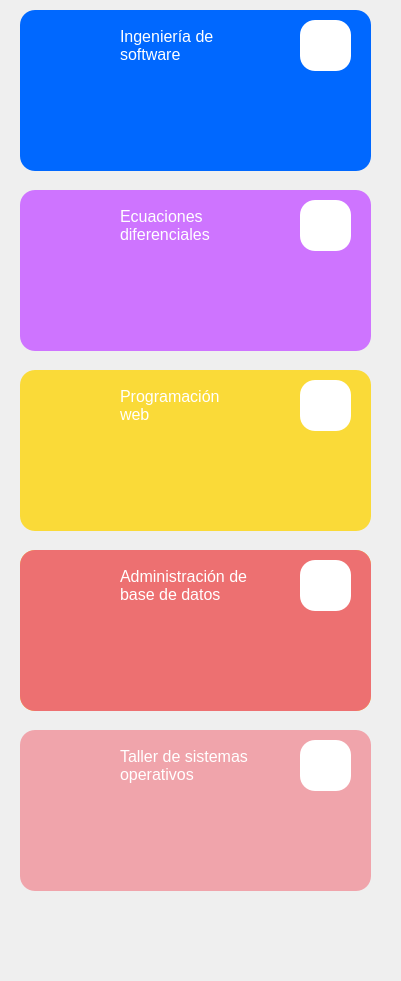
       <widget class="QWidget" name="scrollAreaWidgetContents">
        <property name="geometry">
         <rect>
          <x>0</x>
          <y>0</y>
          <width>401</width>
          <height>981</height>
         </rect>
        </property>
        <widget class="QFrame" name="frameCom">
         <property name="geometry">
          <rect>
           <x>20</x>
           <y>190</y>
           <width>351</width>
           <height>161</height>
          </rect>
         </property>
         <property name="styleSheet">
          <string notr="true"> background-color: #ce74ff;
    border-radius: 15px;</string>
         </property>
         <property name="frameShape">
          <enum>QFrame::StyledPanel</enum>
         </property>
         <property name="frameShadow">
          <enum>QFrame::Raised</enum>
         </property>
         <widget class="QLabel" name="label_6">
          <property name="geometry">
           <rect>
            <x>280</x>
            <y>10</y>
            <width>51</width>
            <height>51</height>
           </rect>
          </property>
          <property name="styleSheet">
           <string notr="true">background-color:white;</string>
          </property>
          <property name="text">
           <string/>
          </property>
         </widget>
         <widget class="QLabel" name="label_3">
          <property name="geometry">
           <rect>
            <x>290</x>
            <y>10</y>
            <width>31</width>
            <height>51</height>
           </rect>
          </property>
          <property name="styleSheet">
           <string notr="true">background-color:transparent;</string>
          </property>
          <property name="text">
           <string/>
          </property>
          <property name="pixmap">
           <pixmap>../Resources/7.png</pixmap>
          </property>
         </widget>
         <widget class="QPushButton" name="pushButton_10">
          <property name="geometry">
           <rect>
            <x>10</x>
            <y>0</y>
            <width>81</width>
            <height>81</height>
           </rect>
          </property>
          <property name="styleSheet">
           <string notr="true">background-color:transparent;</string>
          </property>
          <property name="text">
           <string/>
          </property>
          <property name="icon">
           <iconset>
            <normaloff>../Resources/matematicas.png</normaloff>../Resources/matematicas.png</iconset>
          </property>
          <property name="iconSize">
           <size>
            <width>54</width>
            <height>64</height>
           </size>
          </property>
         </widget>
         <widget class="QLabel" name="label_23">
          <property name="geometry">
           <rect>
            <x>100</x>
            <y>10</y>
            <width>151</width>
            <height>51</height>
           </rect>
          </property>
          <property name="font">
           <font>
            <family>Segoe UI</family>
            <pointsize>12</pointsize>
            <weight>50</weight>
            <bold>false</bold>
           </font>
          </property>
          <property name="styleSheet">
           <string notr="true">color:white;
background-color:transparent;</string>
          </property>
          <property name="text">
           <string>Ecuaciones
diferenciales</string>
          </property>
         </widget>
        </widget>
        <widget class="QFrame" name="frameBoot">
         <property name="geometry">
          <rect>
           <x>20</x>
           <y>370</y>
           <width>351</width>
           <height>161</height>
          </rect>
         </property>
         <property name="styleSheet">
          <string notr="true">background-color: #fada38;
border-radius: 15px;</string>
         </property>
         <property name="frameShape">
          <enum>QFrame::StyledPanel</enum>
         </property>
         <property name="frameShadow">
          <enum>QFrame::Raised</enum>
         </property>
         <widget class="QLabel" name="label_7">
          <property name="geometry">
           <rect>
            <x>280</x>
            <y>10</y>
            <width>51</width>
            <height>51</height>
           </rect>
          </property>
          <property name="styleSheet">
           <string notr="true">background-color:white;</string>
          </property>
          <property name="text">
           <string/>
          </property>
         </widget>
         <widget class="QLabel" name="label_4">
          <property name="geometry">
           <rect>
            <x>290</x>
            <y>10</y>
            <width>31</width>
            <height>51</height>
           </rect>
          </property>
          <property name="styleSheet">
           <string notr="true">background-color:transparent;</string>
          </property>
          <property name="text">
           <string/>
          </property>
          <property name="pixmap">
           <pixmap>../Resources/9.png</pixmap>
          </property>
         </widget>
         <widget class="QPushButton" name="pushButton_11">
          <property name="geometry">
           <rect>
            <x>10</x>
            <y>0</y>
            <width>81</width>
            <height>81</height>
           </rect>
          </property>
          <property name="styleSheet">
           <string notr="true">background-color:transparent;</string>
          </property>
          <property name="text">
           <string/>
          </property>
          <property name="icon">
           <iconset>
            <normaloff>../Resources/programador.png</normaloff>../Resources/programador.png</iconset>
          </property>
          <property name="iconSize">
           <size>
            <width>74</width>
            <height>74</height>
           </size>
          </property>
         </widget>
         <widget class="QLabel" name="label_24">
          <property name="geometry">
           <rect>
            <x>100</x>
            <y>10</y>
            <width>151</width>
            <height>51</height>
           </rect>
          </property>
          <property name="font">
           <font>
            <family>Segoe UI</family>
            <pointsize>12</pointsize>
            <weight>50</weight>
            <bold>false</bold>
           </font>
          </property>
          <property name="styleSheet">
           <string notr="true">color:white;
background-color:transparent;</string>
          </property>
          <property name="text">
           <string>Programación 
web</string>
          </property>
         </widget>
        </widget>
        <widget class="QFrame" name="frameFace">
         <property name="geometry">
          <rect>
           <x>20</x>
           <y>10</y>
           <width>351</width>
           <height>161</height>
          </rect>
         </property>
         <property name="styleSheet">
          <string notr="true">background-color: #0068ff;
border-radius: 15px;</string>
         </property>
         <property name="frameShape">
          <enum>QFrame::StyledPanel</enum>
         </property>
         <property name="frameShadow">
          <enum>QFrame::Raised</enum>
         </property>
         <widget class="QLabel" name="label_5">
          <property name="geometry">
           <rect>
            <x>280</x>
            <y>10</y>
            <width>51</width>
            <height>51</height>
           </rect>
          </property>
          <property name="styleSheet">
           <string notr="true">background-color:white;</string>
          </property>
          <property name="text">
           <string/>
          </property>
         </widget>
         <widget class="QLabel" name="label_2">
          <property name="geometry">
           <rect>
            <x>290</x>
            <y>10</y>
            <width>31</width>
            <height>51</height>
           </rect>
          </property>
          <property name="styleSheet">
           <string notr="true">background-color:transparent;</string>
          </property>
          <property name="text">
           <string/>
          </property>
          <property name="pixmap">
           <pixmap>../Resources/1.png</pixmap>
          </property>
         </widget>
         <widget class="QPushButton" name="pushButton_9">
          <property name="geometry">
           <rect>
            <x>10</x>
            <y>0</y>
            <width>81</width>
            <height>81</height>
           </rect>
          </property>
          <property name="styleSheet">
           <string notr="true">background-color:transparent;</string>
          </property>
          <property name="text">
           <string/>
          </property>
          <property name="icon">
           <iconset>
            <normaloff>../Resources/software-de-diseno.png</normaloff>../Resources/software-de-diseno.png</iconset>
          </property>
          <property name="iconSize">
           <size>
            <width>74</width>
            <height>74</height>
           </size>
          </property>
         </widget>
         <widget class="QLabel" name="label_22">
          <property name="geometry">
           <rect>
            <x>100</x>
            <y>10</y>
            <width>151</width>
            <height>51</height>
           </rect>
          </property>
          <property name="font">
           <font>
            <family>Segoe UI</family>
            <pointsize>12</pointsize>
            <weight>50</weight>
            <bold>false</bold>
           </font>
          </property>
          <property name="styleSheet">
           <string notr="true">color:white;
background-color:transparent;</string>
          </property>
          <property name="text">
           <string>Ingeniería de 
software</string>
          </property>
         </widget>
        </widget>
        <widget class="QFrame" name="frameBoot_2">
         <property name="geometry">
          <rect>
           <x>20</x>
           <y>550</y>
           <width>351</width>
           <height>161</height>
          </rect>
         </property>
         <property name="styleSheet">
          <string notr="true">background-color: #fada38;
    border-radius: 15px;</string>
         </property>
         <property name="frameShape">
          <enum>QFrame::StyledPanel</enum>
         </property>
         <property name="frameShadow">
          <enum>QFrame::Raised</enum>
         </property>
         <widget class="QLabel" name="label_25">
          <property name="geometry">
           <rect>
            <x>280</x>
            <y>10</y>
            <width>51</width>
            <height>51</height>
           </rect>
          </property>
          <property name="styleSheet">
           <string notr="true">background-color:white;</string>
          </property>
          <property name="text">
           <string/>
          </property>
         </widget>
         <widget class="QLabel" name="label_26">
          <property name="geometry">
           <rect>
            <x>290</x>
            <y>10</y>
            <width>31</width>
            <height>51</height>
           </rect>
          </property>
          <property name="styleSheet">
           <string notr="true">background-color:transparent;</string>
          </property>
          <property name="text">
           <string/>
          </property>
          <property name="pixmap">
           <pixmap>../Resources/9.png</pixmap>
          </property>
         </widget>
         <widget class="QPushButton" name="pushButton_12">
          <property name="geometry">
           <rect>
            <x>10</x>
            <y>0</y>
            <width>81</width>
            <height>81</height>
           </rect>
          </property>
          <property name="styleSheet">
           <string notr="true">background-color:transparent;</string>
          </property>
          <property name="text">
           <string/>
          </property>
          <property name="icon">
           <iconset>
            <normaloff>../Resources/programador.png</normaloff>../Resources/programador.png</iconset>
          </property>
          <property name="iconSize">
           <size>
            <width>74</width>
            <height>74</height>
           </size>
          </property>
         </widget>
         <widget class="QLabel" name="label_27">
          <property name="geometry">
           <rect>
            <x>100</x>
            <y>10</y>
            <width>151</width>
            <height>51</height>
           </rect>
          </property>
          <property name="font">
           <font>
            <family>Segoe UI</family>
            <pointsize>12</pointsize>
            <weight>50</weight>
            <bold>false</bold>
           </font>
          </property>
          <property name="styleSheet">
           <string notr="true">color:white;
background-color:transparent;</string>
          </property>
          <property name="text">
           <string>Programación 
web</string>
          </property>
         </widget>
         <widget class="QFrame" name="frameBoot_3">
          <property name="geometry">
           <rect>
            <x>0</x>
            <y>0</y>
            <width>351</width>
            <height>161</height>
           </rect>
          </property>
          <property name="styleSheet">
           <string notr="true">background-color: #ed7071;
    border-radius: 15px;</string>
          </property>
          <property name="frameShape">
           <enum>QFrame::StyledPanel</enum>
          </property>
          <property name="frameShadow">
           <enum>QFrame::Raised</enum>
          </property>
          <widget class="QLabel" name="label_28">
           <property name="geometry">
            <rect>
             <x>280</x>
             <y>10</y>
             <width>51</width>
             <height>51</height>
            </rect>
           </property>
           <property name="styleSheet">
            <string notr="true">background-color:white;</string>
           </property>
           <property name="text">
            <string/>
           </property>
          </widget>
          <widget class="QLabel" name="label_29">
           <property name="geometry">
            <rect>
             <x>290</x>
             <y>10</y>
             <width>31</width>
             <height>51</height>
            </rect>
           </property>
           <property name="styleSheet">
            <string notr="true">background-color:transparent;</string>
           </property>
           <property name="text">
            <string/>
           </property>
           <property name="pixmap">
            <pixmap>../Resources/5.png</pixmap>
           </property>
          </widget>
          <widget class="QPushButton" name="pushButton_13">
           <property name="geometry">
            <rect>
             <x>10</x>
             <y>0</y>
             <width>81</width>
             <height>81</height>
            </rect>
           </property>
           <property name="styleSheet">
            <string notr="true">background-color:transparent;</string>
           </property>
           <property name="text">
            <string/>
           </property>
           <property name="icon">
            <iconset>
             <normaloff>../Resources/base-de-datos.png</normaloff>../Resources/base-de-datos.png</iconset>
           </property>
           <property name="iconSize">
            <size>
             <width>54</width>
             <height>64</height>
            </size>
           </property>
          </widget>
          <widget class="QLabel" name="label_30">
           <property name="geometry">
            <rect>
             <x>100</x>
             <y>10</y>
             <width>161</width>
             <height>51</height>
            </rect>
           </property>
           <property name="font">
            <font>
             <family>Segoe UI</family>
             <pointsize>12</pointsize>
             <weight>50</weight>
             <bold>false</bold>
            </font>
           </property>
           <property name="styleSheet">
            <string notr="true">color:white;
background-color:transparent;</string>
           </property>
           <property name="text">
            <string>Administración de
base de datos</string>
           </property>
          </widget>
         </widget>
        </widget>
        <widget class="QFrame" name="frameBoot_4">
         <property name="geometry">
          <rect>
           <x>20</x>
           <y>730</y>
           <width>351</width>
           <height>161</height>
          </rect>
         </property>
         <property name="styleSheet">
          <string notr="true">background-color: #f0a4ab;
    border-radius: 15px;</string>
         </property>
         <property name="frameShape">
          <enum>QFrame::StyledPanel</enum>
         </property>
         <property name="frameShadow">
          <enum>QFrame::Raised</enum>
         </property>
         <widget class="QLabel" name="label_31">
          <property name="geometry">
           <rect>
            <x>280</x>
            <y>10</y>
            <width>51</width>
            <height>51</height>
           </rect>
          </property>
          <property name="styleSheet">
           <string notr="true">background-color:white;</string>
          </property>
          <property name="text">
           <string/>
          </property>
         </widget>
         <widget class="QLabel" name="label_32">
          <property name="geometry">
           <rect>
            <x>290</x>
            <y>10</y>
            <width>31</width>
            <height>51</height>
           </rect>
          </property>
          <property name="styleSheet">
           <string notr="true">background-color:transparent;</string>
          </property>
          <property name="text">
           <string/>
          </property>
          <property name="pixmap">
           <pixmap>../Resources/8.png</pixmap>
          </property>
         </widget>
         <widget class="QPushButton" name="pushButton_14">
          <property name="geometry">
           <rect>
            <x>10</x>
            <y>0</y>
            <width>81</width>
            <height>81</height>
           </rect>
          </property>
          <property name="styleSheet">
           <string notr="true">background-color:transparent;</string>
          </property>
          <property name="text">
           <string/>
          </property>
          <property name="icon">
           <iconset>
            <normaloff>../Resources/sistema-operativo.png</normaloff>../Resources/sistema-operativo.png</iconset>
          </property>
          <property name="iconSize">
           <size>
            <width>54</width>
            <height>74</height>
           </size>
          </property>
         </widget>
         <widget class="QLabel" name="label_33">
          <property name="geometry">
           <rect>
            <x>100</x>
            <y>10</y>
            <width>151</width>
            <height>51</height>
           </rect>
          </property>
          <property name="font">
           <font>
            <family>Segoe UI</family>
            <pointsize>12</pointsize>
            <weight>50</weight>
            <bold>false</bold>
           </font>
          </property>
          <property name="styleSheet">
           <string notr="true">color:white;
background-color:transparent;</string>
          </property>
          <property name="text">
           <string>Taller de sistemas
operativos</string>
          </property>
         </widget>
        </widget>
       </widget>
